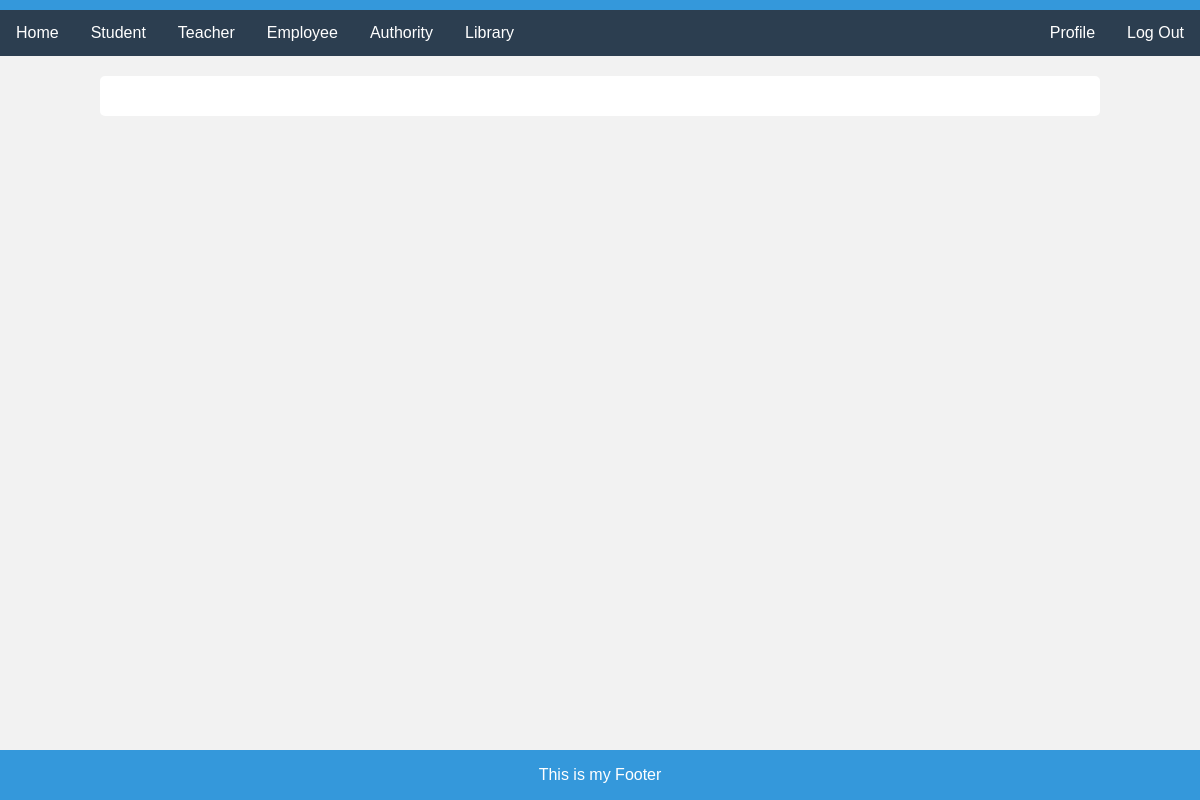
The page /editTeacher/9 (signed in) on the database as committed earlier.
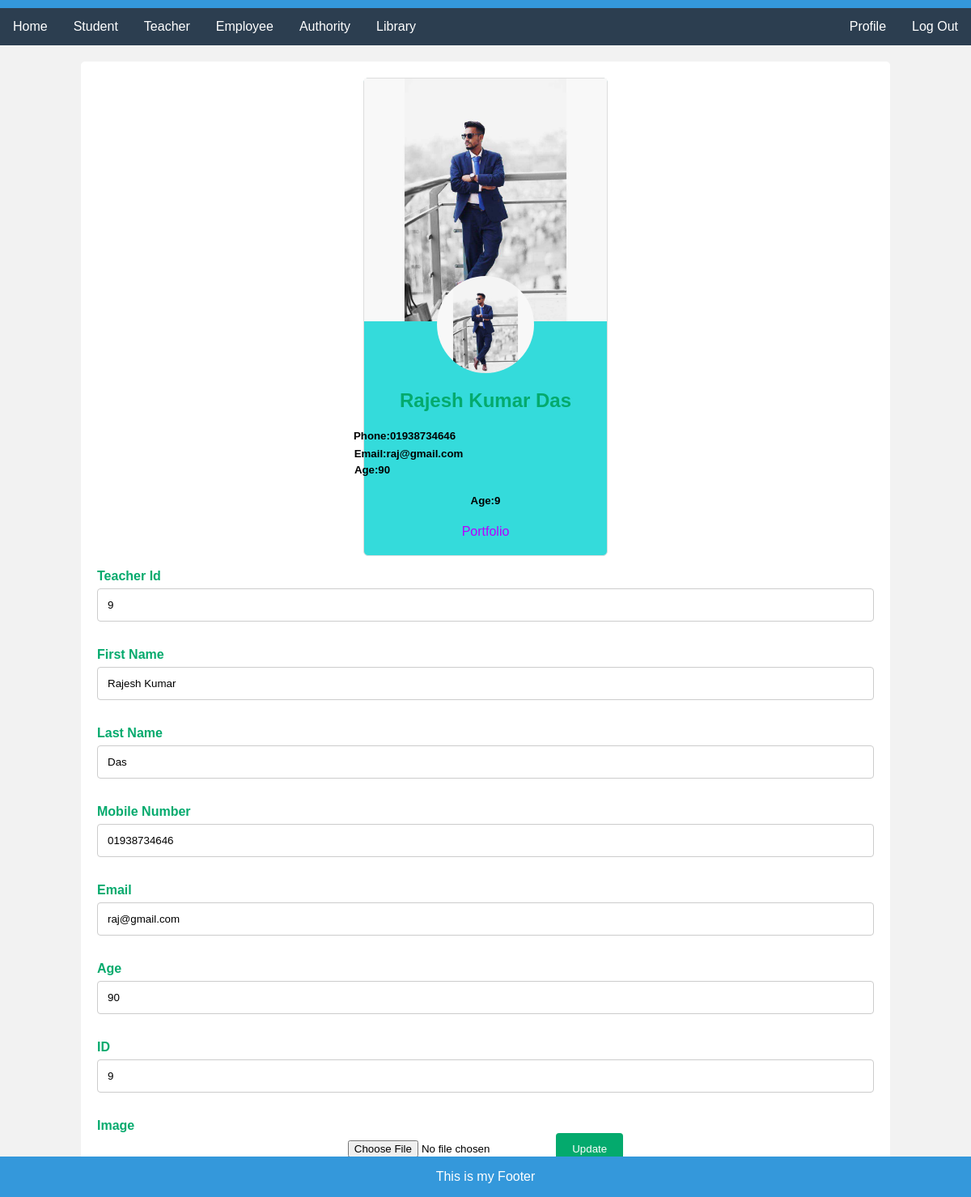
The same page on the database as committed later.
### myApp/models.py (models this page shows, shortened)
class Teachers(models.Model):
    First_Name=models.CharField(max_length=100)
    Last_Name=models.CharField(max_length=100)
    Mobile=models.CharField(max_length=100)
    Email=models.CharField(max_length=100)
    Age=models.CharField(max_length=100)
    ID=models.IntegerField(max_length=100, null=True)
    profile_pic=models.ImageField(upload_to="media/profile_pic",null=True)

### myProject/views.py (the view)
# urls.py: path('editTeacher/<str:myid>',editTeacher, name="editTeacher"),
@login_required
def editTeacher(request, myid):
    teacher=Teachers.objects.filter(id=myid)
    context={
        "teacher":teacher,
    }
    return render(request, "editTeacher.html", context)

### template/editTeacher.html (shortened to what this page needs)
{%extends "home.html"%}
{%block content%}
<div class="container">
    <form action="{% url 'updateteacher'%}" method='post' enctype="multipart/form-data">
        {% for i in teacher %}
        <div class="card">
          <div class="card_cover">
            <img src="/media/{{i.profile_pic}}" alt="cove-photo">
          </div>
          <div class="card_img">
              <img src="/media/{{i.profile_pic}}" alt="user-image">
          </div>
          <div class="card_info">
                <h2>{{i.First_Name}} {{i.Last_Name}} </h2>
               <div class="p_e_box">
                <h5 class="phone">Phone:{{i.Mobile}}</h5>
                <h5 class="email">Email:{{i.Email}}</h5>
                <h5 class="Age">Age:{{i.Age}}</h5>
                <h5 class="ID">Age:{{i.ID}}</h5>
              </div>
              <a href="https://saimaeva.netlify.app/">Portfolio</a>
          </div>
      </div>
    <form>
      <label for="fname">Teacher Id</label>
      <input type="text" id="fname" value="{{i.id}}" name="teacherid" placeholder="Your id..">
      <label for="fname">First Name</label>
      <input type="text" id="fname" value="{{i.First_Name}}" name="firstname" placeholder="Your name..">
      <label for="lastname">Last Name</label>
      <input type="text" id="lastname" value="{{i.Last_Name}}" name="lastname" placeholder="Your last name..">
      <label for="Mobile">Mobile Number</label>
      <input type="text" id="lname" value="{{i.Mobile}}" name="mobile" placeholder="Your mobile number..">
      <label for="email">Email</label>
      <input type="text" id="email" value="{{i.Email}}" name="email" placeholder="Your email..">
      <label for="age">Age</label>
      <input type="text" id="age" value="{{i.Age}}" name="age" placeholder="Your age..">
      <label for="ID">ID</label>
      <input type="text" id="ID" value="{{i.ID}}" name="ID" placeholder="Your ID..">
      <label for="image">Image</label>
      <input type="file" id="image" value="{{i.profile_pic}}" name="profile_pic" placeholder="Your image..">
      <input type="submit" value="Update">
      {% endfor %}
    </form>
  </div>
{%endblock%}

Rows that differ between the two databases and show on the page:
added Teachers: profile_pic (picture), First_Name "Rajesh Kumar", Last_Name "Das", Mobile "01938734646", Email "raj@gmail.com", Age "90", ID "9", teacherid "9", firstname "Rajesh Kumar", lastname "Das", mobile "01938734646", email "raj@gmail.com", age "90"
